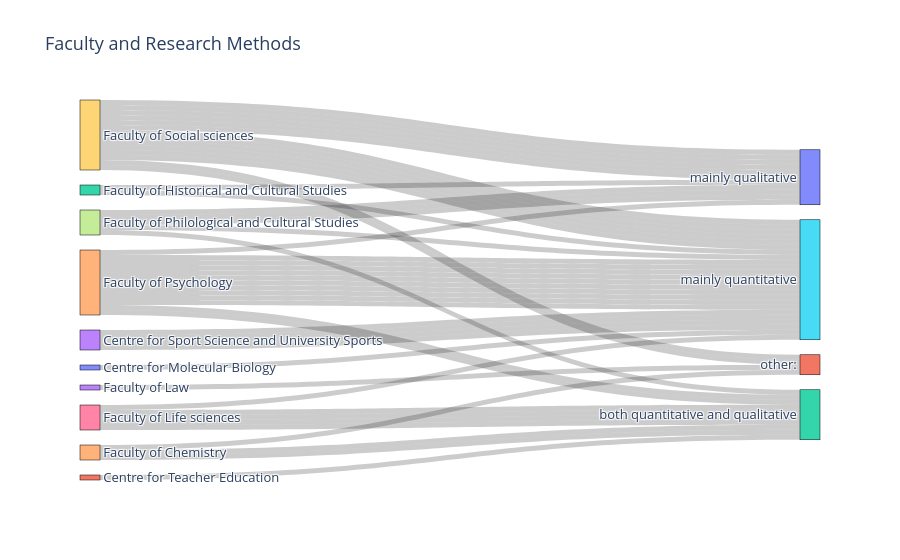

Notebook code for this chart:
### Code cell
# Prepare data for Sankey diagram with research methods
faculty = df['faculty'].dropna().tolist()
research_methods = df['research_methods'].dropna().tolist()

# Combine all nodes
all_nodes = list(set(faculty + research_methods))

# Create a mapping from node name to index
node_indices = {node: idx for idx, node in enumerate(all_nodes)}

# Create source and target indices for Sankey diagram
sources = [node_indices[fac] for fac in faculty if fac in node_indices]
targets = [node_indices[method] for method in research_methods if method in node_indices]

# Create the Sankey diagram
fig = go.Figure(data=[go.Sankey(
    node=dict(
        pad=15,
        thickness=20,
        line=dict(color="black", width=0.5),
        label=all_nodes
    ),
    link=dict(
        source=sources,
        target=targets,
        value=[1] * len(targets)  # set all values to 1 for simplicity
    )
)])

fig.update_layout(title_text="Research Methods Used @ the Health Research Network", font_size=13)
fig.show()

### Figure 1 — Plotly figure (JSON) as saved in the notebook; plotly's stock layout.template omitted (floating-point values rounded to 4 significant figures)
{"data": [{"link": {"source": [14, 14, 14, 14, 9, 3, 9, 14, 14, 14, 14, 7, 4, 7, 9, 14, 3, 4, 9, 10, 14, 13, 9, 9, 14, 1, 14, 14, 4, 9, 9, 9, 6, 3, 9, 7, 9, 6, 7, 2, 6, 3, 7, 6, 2, 9, 9, 6, 9, 8, 6], "target": [5, 5, 12, 5, 5, 5, 0, 12, 5, 5, 5, 5, 12, 0, 0, 5, 5, 12, 5, 5, 5, 11, 5, 11, 5, 12, 0, 5, 11, 0, 5, 5, 12, 5, 0, 12, 5, 12, 0, 0, 5, 5, 0, 12, 5, 0, 0, 12, 11], "value": [1, 1, 1, 1, 1, 1, 1, 1, 1, 1, 1, 1, 1, 1, 1, 1, 1, 1, 1, 1, 1, 1, 1, 1, 1, 1, 1, 1, 1, 1, 1, 1, 1, 1, 1, 1, 1, 1, 1, 1, 1, 1, 1, 1, 1, 1, 1, 1, 1]}, "node": {"label": ["mainly qualitative", "Centre for Teacher Education", "Faculty of Historical and Cultural Studies", "Centre for Sport Science and University Sports", "Faculty of Chemistry", "mainly quantitative", "Faculty of Life sciences", "Faculty of Philological and Cultural Studies", "Faculty of Business, Economics and Statistics", "Faculty of Social sciences", "Centre for Molecular Biology", "other:", "both quantitative and qualitative", "Faculty of Law", "Faculty of Psychology"], "line": {"color": "black", "width": 0.5}, "pad": 15, "thickness": 20}, "type": "sankey"}], "layout": {"font": {"size": 13}, "title": {"text": "Faculty and Research Methods"}}}
